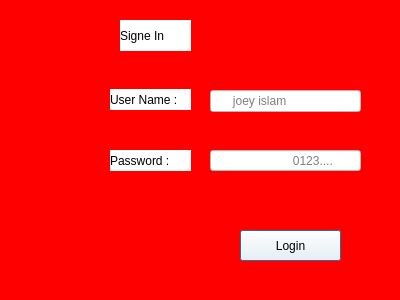
<?xml version="1.0" encoding="UTF-8"?>
<ui version="4.0">
 <class>SecDialog</class>
 <widget class="QDialog" name="SecDialog">
  <property name="geometry">
   <rect>
    <x>0</x>
    <y>0</y>
    <width>400</width>
    <height>300</height>
   </rect>
  </property>
  <property name="windowTitle">
   <string>Dialog</string>
  </property>
  <property name="styleSheet">
   <string notr="true">*{
background: rgb(255, 0, 0);
}</string>
  </property>
  <widget class="QLabel" name="label_2">
   <property name="geometry">
    <rect>
     <x>110</x>
     <y>89</y>
     <width>81</width>
     <height>21</height>
    </rect>
   </property>
   <property name="styleSheet">
    <string notr="true">font: 75 10pt &quot;MS Shell Dlg 2&quot;;
background:rgb(255, 255, 255);</string>
   </property>
   <property name="text">
    <string>User Name : </string>
   </property>
  </widget>
  <widget class="QLineEdit" name="lineEdit_password">
   <property name="geometry">
    <rect>
     <x>210</x>
     <y>150</y>
     <width>151</width>
     <height>21</height>
    </rect>
   </property>
   <property name="styleSheet">
    <string notr="true">background:rgb(255, 255, 255);
font: 75 10pt &quot;MS Shell Dlg 2&quot;;</string>
   </property>
   <property name="echoMode">
    <enum>QLineEdit::Password</enum>
   </property>
   <property name="placeholderText">
    <string>                        0123....</string>
   </property>
  </widget>
  <widget class="QLineEdit" name="lineEdit_username">
   <property name="geometry">
    <rect>
     <x>210</x>
     <y>90</y>
     <width>151</width>
     <height>22</height>
    </rect>
   </property>
   <property name="styleSheet">
    <string notr="true">font: 75 10pt &quot;MS Shell Dlg 2&quot;;
background:rgb(255, 255, 255)</string>
   </property>
   <property name="placeholderText">
    <string>      joey islam</string>
   </property>
  </widget>
  <widget class="QPushButton" name="pushButton">
   <property name="geometry">
    <rect>
     <x>240</x>
     <y>230</y>
     <width>101</width>
     <height>31</height>
    </rect>
   </property>
   <property name="styleSheet">
    <string notr="true">font: 75 10pt &quot;MS Shell Dlg 2&quot;;
background: rgb(255, 255, 255);</string>
   </property>
   <property name="text">
    <string>Login</string>
   </property>
  </widget>
  <widget class="QLabel" name="label_3">
   <property name="geometry">
    <rect>
     <x>120</x>
     <y>20</y>
     <width>71</width>
     <height>31</height>
    </rect>
   </property>
   <property name="styleSheet">
    <string notr="true">font: 75 italic 10pt &quot;Roman&quot;;
background:rgb(255, 255, 255)</string>
   </property>
   <property name="text">
    <string>Signe In</string>
   </property>
  </widget>
  <widget class="QLabel" name="label">
   <property name="geometry">
    <rect>
     <x>110</x>
     <y>150</y>
     <width>81</width>
     <height>21</height>
    </rect>
   </property>
   <property name="styleSheet">
    <string notr="true">font: 75 10pt &quot;MS Shell Dlg 2&quot;;
background:rgb(255, 255, 255);</string>
   </property>
   <property name="text">
    <string>Password : </string>
   </property>
  </widget>
 </widget>
 <resources/>
 <connections/>
</ui>
